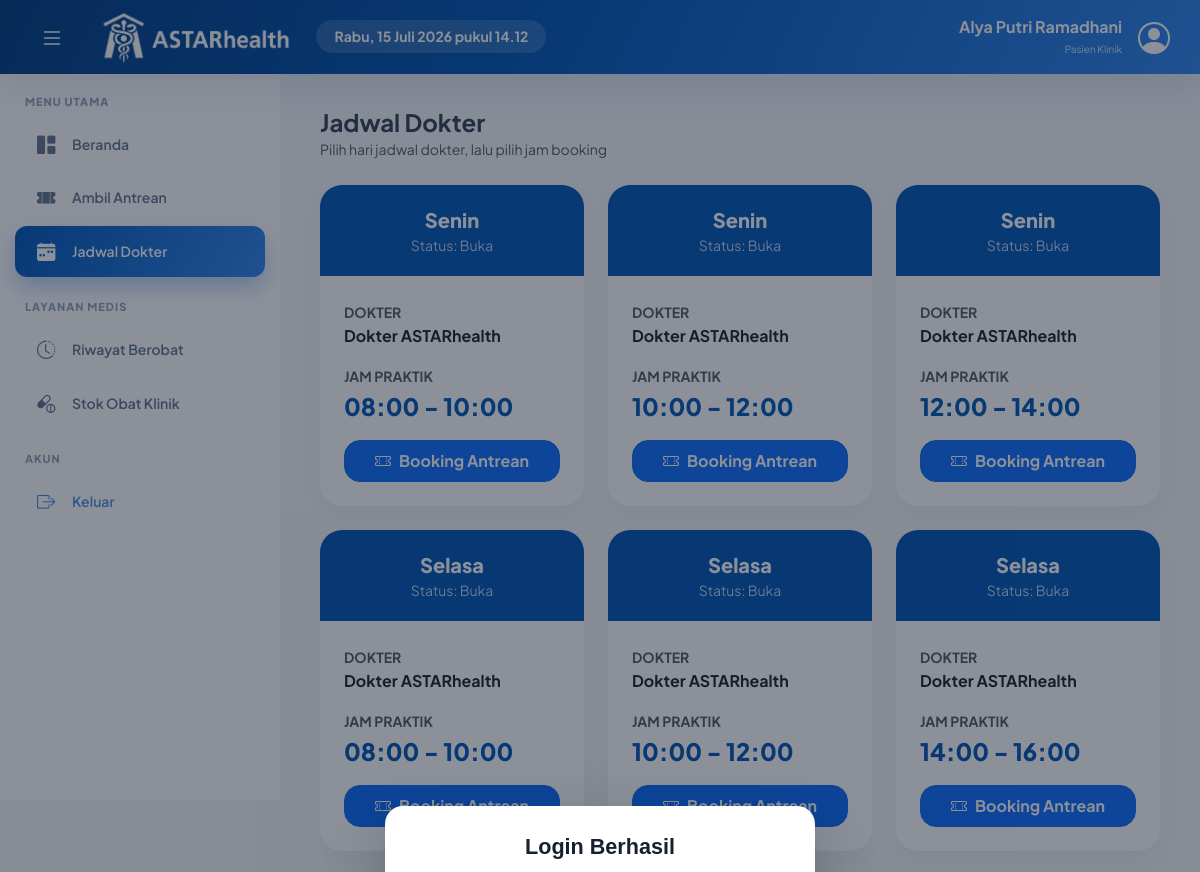
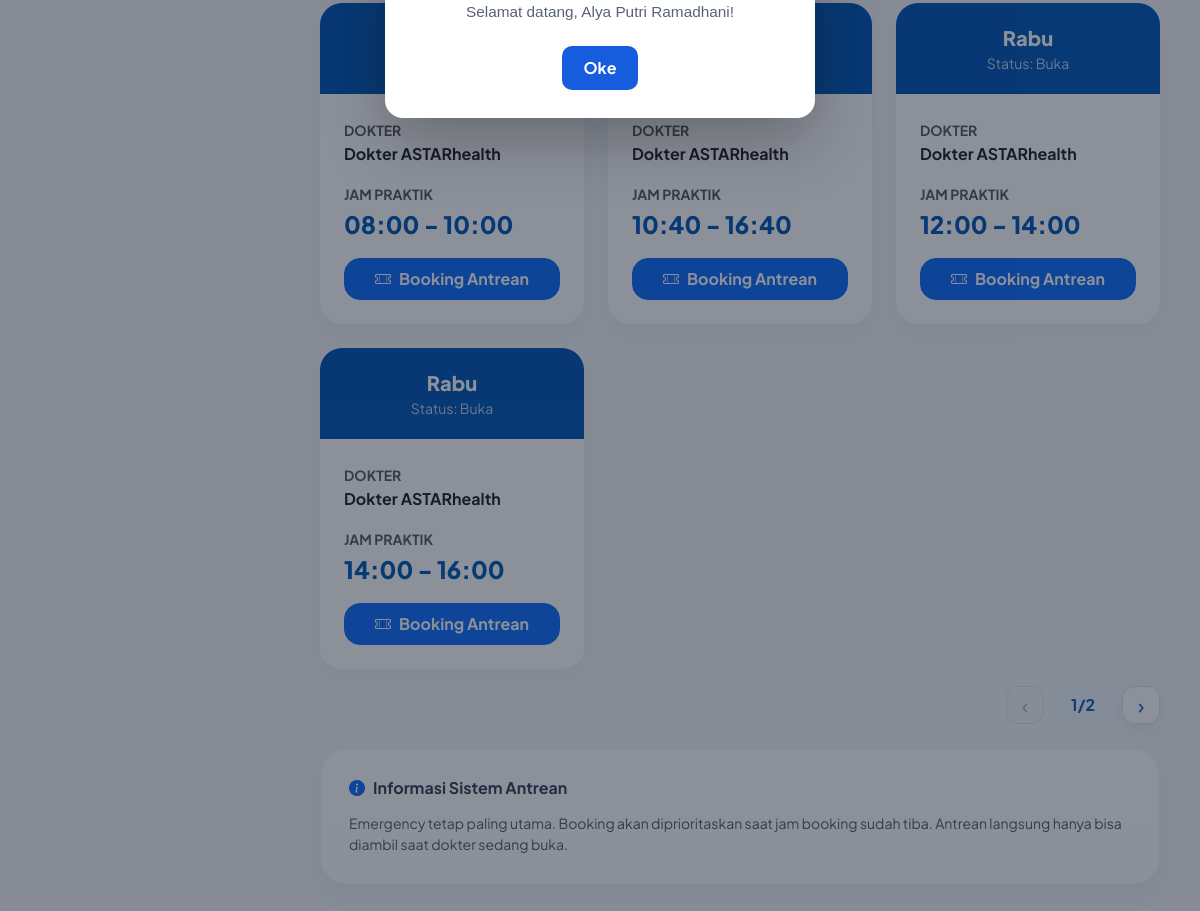
Screenshot of /pasien/index.php?page=jadwal_dokter (signed in) with the database file from the repository (2 pictures, top to bottom).
### tables this page shows
CREATE TABLE `jadwalm` (
  `id_jadwal` varchar(6) NOT NULL,
  `id_staff` varchar(20) DEFAULT NULL,
  `tanggal` enum('Senin','Selasa','Rabu','Kamis','Jumat') NOT NULL,
  `jam_mulai` time NOT NULL,
  `jam_selesai` time NOT NULL,
  `status` enum('Buka','Tutup') NOT NULL DEFAULT 'Buka'
);

### pasien/pages/jadwal_dokter.php (the view, shortened to what this page needs)
       <div class="d-flex justify-content-between align-items-center mb-4">
           <div>
               <h4 class="fw-bold mb-0">Jadwal Dokter</h4>
               <small class="text-muted">Pilih hari jadwal dokter, lalu pilih jam booking</small>
           </div>
       </div>
       <div class="row g-4" data-astar-list-pagination>
           <?php
           $qJadwal = mysqli_query(
               $conn,
               "
               SELECT id_jadwal, id_staff, tanggal, jam_mulai, jam_selesai, status
               FROM jadwalm
               WHERE status = 'Buka'
               ORDER BY FIELD(tanggal, 'Senin','Selasa','Rabu','Kamis','Jumat'), jam_mulai ASC
           ",
           );
           if (!$qJadwal) {
               echo "<div class='col-12'><div class='alert alert-danger rounded-4 border-0 shadow-sm'>Query error: " .
                   e(mysqli_error($conn)) .
                   "</div></div>";
           } else {
               while ($j = mysqli_fetch_assoc($qJadwal)):
                   $modal_booking[] = $j; ?>
                   <div class="col-md-4" data-astar-pagination-item>
                       <div class="card jadwal-card h-100">
                           <div class="jadwal-date">
                               <div class="jadwal-day"><?= e(
                                   $j["tanggal"],
                               ) ?></div>
                               <div class="small opacity-75">Status: Buka</div>
                           </div>
                           <div class="card-body p-4">
                               <div class="mb-3">
                                   <small class="text-muted fw-bold text-uppercase">Dokter</small>
                                   <div class="fw-bold">Dokter ASTARhealth</div>
                               </div>
                               <div class="mb-3">
                                   <small class="text-muted fw-bold text-uppercase">Jam Praktik</small>
                                   <div class="jadwal-time"><?= e(
                                       substr($j["jam_mulai"], 0, 5),
                                   ) ?> - <?= e(
    substr($j["jam_selesai"], 0, 5),
) ?></div>
                               </div>
                               <button class="btn btn-primary w-100 rounded-4 fw-bold py-2" data-bs-toggle="modal" data-bs-target="#mBooking<?= e(
                                   $j["id_jadwal"],
                               ) ?>">
                                   <i class="bi bi-ticket-perforated me-2"></i>Booking Antrean
                               </button>
                           </div>
                       </div>
                   </div>
           <?php
               endwhile;
           }
           ?>
       </div>
       <div class="data-container mt-4">
           <h6 class="fw-bold mb-3"><i class="bi bi-info-circle-fill text-primary me-2"></i>Informasi Sistem Antrean</h6>
           <p class="text-muted small mb-0">
               Emergency tetap paling utama. Booking akan diprioritaskan saat jam booking sudah tiba. Antrean langsung hanya bisa diambil saat dokter sedang buka.
           </p>
       </div>

### rows the page displays
jadwalm: tanggal "Senin", jam_mulai "08:00", jam_selesai "10:00"
jadwalm: tanggal "Senin", jam_mulai "10:00", jam_selesai "12:00"
jadwalm: tanggal "Senin", jam_mulai "12:00", jam_selesai "14:00"
jadwalm: tanggal "Selasa", jam_mulai "08:00", jam_selesai "10:00"
jadwalm: tanggal "Selasa", jam_mulai "10:00", jam_selesai "12:00"
jadwalm: tanggal "Selasa", jam_mulai "14:00", jam_selesai "16:00"
jadwalm: jam_mulai "08:00", jam_selesai "10:00"
jadwalm: jam_mulai "10:40", jam_selesai "16:40"
jadwalm: tanggal "Rabu", jam_mulai "12:00", jam_selesai "14:00"
jadwalm: tanggal "Rabu", jam_mulai "14:00", jam_selesai "16:00"

### other values shown
$pasien_name "Alya Putri Ramadhani"
